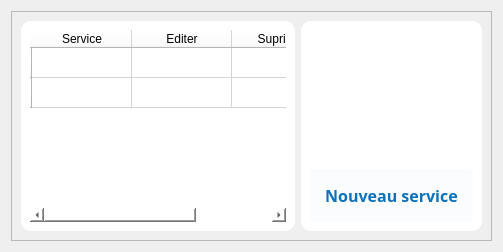
         <widget class="QWidget" name="service">
          <layout class="QVBoxLayout" name="verticalLayout_2">
           <item>
            <widget class="QFrame" name="frame">
             <property name="frameShape">
              <enum>QFrame::StyledPanel</enum>
             </property>
             <property name="frameShadow">
              <enum>QFrame::Raised</enum>
             </property>
             <layout class="QHBoxLayout" name="horizontalLayout_7">
              <item>
               <widget class="QWidget" name="tableData_2" native="true">
                <property name="styleSheet">
                 <string notr="true">background:white;
border-radius: 10px;</string>
                </property>
                <layout class="QHBoxLayout" name="horizontalLayout_28">
                 <item>
                  <widget class="QTableWidget" name="serviceTable">
                   <row>
                    <property name="text">
                     <string/>
                    </property>
                   </row>
                   <row>
                    <property name="text">
                     <string/>
                    </property>
                   </row>
                   <column>
                    <property name="text">
                     <string>Service</string>
                    </property>
                   </column>
                   <column>
                    <property name="text">
                     <string>Editer</string>
                    </property>
                   </column>
                   <column>
                    <property name="text">
                     <string>Suprimer</string>
                    </property>
                   </column>
                  </widget>
                 </item>
                </layout>
               </widget>
              </item>
              <item>
               <widget class="QWidget" name="actions_service" native="true">
                <property name="styleSheet">
                 <string notr="true">background:white;
border-radius: 10px;</string>
                </property>
                <layout class="QVBoxLayout" name="verticalLayout_22">
                 <item>
                  <widget class="QLabel" name="serviceLabel">
                   <property name="maximumSize">
                    <size>
                     <width>300</width>
                     <height>230</height>
                    </size>
                   </property>
                   <property name="text">
                    <string/>
                   </property>
                   <property name="pixmap">
                    <pixmap>../static/asset/svg/undraw_software_engineer_lvl5.svg</pixmap>
                   </property>
                   <property name="scaledContents">
                    <bool>true</bool>
                   </property>
                  </widget>
                 </item>
                 <item>
                  <widget class="QPushButton" name="addService">
                   <property name="font">
                    <font>
                     <family>GeForce</family>
                     <pointsize>12</pointsize>
                     <weight>75</weight>
                     <bold>true</bold>
                    </font>
                   </property>
                   <property name="cursor">
                    <cursorShape>PointingHandCursor</cursorShape>
                   </property>
                   <property name="styleSheet">
                    <string notr="true">#addService{
	background: rgb(10, 114, 189, 0.02);
	color: rgb(10, 114, 189);
	border-radius:4px;
	padding: 15px
}

#addService:hover{
	background: rgb(10, 114, 189, 0.3);
	color: rgb(10, 114, 189);
	border-radius:4px
}
</string>
                   </property>
                   <property name="text">
                    <string>Nouveau service</string>
                   </property>
                   <property name="icon">
                    <iconset>
                     <normaloff>../static/asset/icons/blue/copy.svg</normaloff>../static/asset/icons/blue/copy.svg</iconset>
                   </property>
                   <property name="iconSize">
                    <size>
                     <width>25</width>
                     <height>25</height>
                    </size>
                   </property>
                  </widget>
                 </item>
                </layout>
               </widget>
              </item>
             </layout>
            </widget>
           </item>
          </layout>
         </widget>
